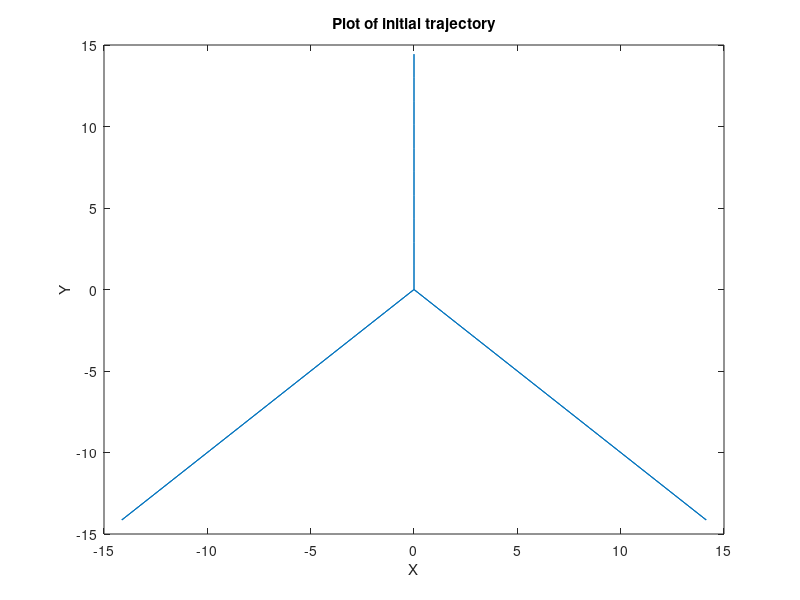
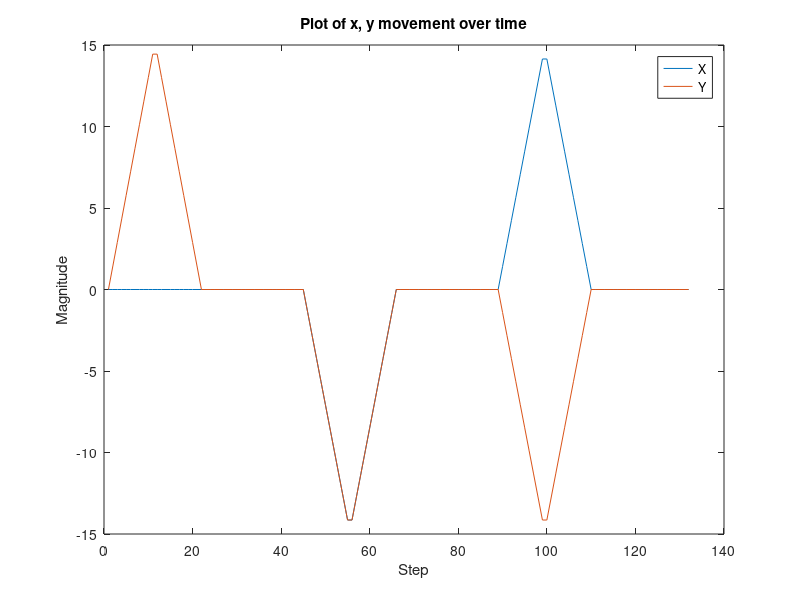

Reproduce these figures in MATLAB, in order. (Note: this script raises an error after producing the figures.)
%% Create inputs for initial Jacobian
%The idea is that 90deg is the neutral position. Each motor activates in a
%series going 10 degrees

%on the actual robot this is what we would feed into it to get that first
%Jacobian. 

%create a bunch of blocks I can throw together
b1 = [90:100, 100:-1:90];  
b2 = ones(1,length(b1))*90;  

%create actual q's
q1 = [b1 -b1 b2 b2 b2 b2]; 
q2 = [b2 b2 b1 -b1 b2 b2];  
q3 = [b2 b2 b2 b2 b1 -b1]; 

%plot q's
% figure()
% plot(q1); hold on; 
% plot(q2); hold on; 
% plot(q3); 
% title('Plot of q values')
% xlabel('Step')
% ylabel('degree')

%% Create outputs for initial Jacobian
%On the actual robot we would read these values from the above inputs, just
%going to worry about x and y (don't care where we are in z)
% assume following string placement q1: 90deg, q2: 225deg, q3: 315deg

%initialize each matrix
x(1) = 0;
y(1) = 0;
for i = (2:length(q1))
   if i <=22
       y(i) = y(i-1)+14.44/10*(q1(i)-q1(i-1));
       x(i) = 0;
   elseif (i > 22 && i <= 44)
       y(i) = 0; 
       x(i) = 0; 
   elseif (i > 44 && i <=66)
       x(i) = x(i-1)+2*cos(5*pi/4)*(q2(i)-q2(i-1));  
       y(i) = y(i-1)+2*cos(5*pi/4)*(q2(i)-q2(i-1)); 
   elseif (i > 66 && i <= 88)
       y(i) = 0; 
       x(i) = 0;
   elseif (i > 88 && i <= 110)
       x(i) = x(i-1)+2*cos(7*pi/4)*(q3(i)-q3(i-1));  
       y(i) = y(i-1)-2*cos(7*pi/4)*(q3(i)-q3(i-1)); 
   elseif (i > 110)
       y(i) = 0; 
       x(i) = 0;
   end   
end

figure();
plot(x,y)
title('Plot of initial trajectory')
xlabel('X')
ylabel('Y')
figure();
plot(x); hold on; 
plot(y); hold on; 
title('Plot of x, y movement over time')
xlabel('Step')
ylabel('Magnitude')
legend('X','Y')

%% Create Q and P Matrices

Q = [q1; q2; q3]; 
P = [x; y]; 

%% Create A and B matrix, solve for initial Jacobian

display('the initial Jacobian is....'); 
Ji = B*Q'*inv(Q*Q') %We got it! 

%% Create Circular Trajectory
%create a circular trajectory
r=5; % radius
C=[0,0];
theta=0:2*pi/360:2*pi; % the angle
Traj=(r*[cos(theta')+C(1) sin(theta')+C(2)])'; %circular trajectory
Tx = Traj(1,:); 
Ty = Traj(2,:); 
%% Create 'actual' trajectory
%in the actual robot we would read the position of the end effector using
%our tracking system, use that data to update the Jacobian and then control
%our robot. In the case of using artifical data I have created a trajectory
%path that has white Gaussian noise with a signal to noise ratio of 10.
%This should replicate the fact that the robot will not exactly follow our
%path. 

% %Communication Systems Toolbox MUST be installed. 
ActTraj = awgn(Traj,30);
ActTraj(:,1) = [5;0]; %need to set initial position to zero
ActTraj(:,end) = [5;0];

%plot differences in data
figure();
subplot(2,1,1)
plot(theta,Tx,theta,ActTraj(1,:))
legend('Planned','Actual')
title('X data')
xlabel('Time')
ylabel('Magnitude')
subplot(2,1,2)
plot(theta,Ty,theta,ActTraj(2,:))
title('Y data')
xlabel('Time')
ylabel('Magnitude')

%% Show that we can create q's and Jacobians at each time step
%will run through each time step and calculate the new Jacobian
%Traj(i) is the desired position on the path
%ActTraj(i) is the actual position on the path
%deltaQ(i) is the change in q1,q2,q3 required to go from the ActTraj(i) to the Traj(i)
%ActQ(i) is the Q's at each time step
%J is the Jacobian with deltaQ = inv(J)*deltaTraj

%Read the initial values of Q and EE position at starting point
ActQ = [90; 90; 90]; %assume we start at neutral Q which is 90,90,90

%In the actual robot we read the EE poisition but instead we just used the
%ActTraj we setup

%setup deltaQ matrix
deltaQ = [0;0;0]; 
TestTraj= [0;0]; 

%Running a test to make sure everything works 
deltaTraj = [5;0];

%number of time steps we want between calculating online Jacobian
n = 361;

%set J = Ji so the initial Jacobian is still accessible 
J = Ji; 

k = 0; %counter

for i = (2:length(theta))
    %we want to move to the next position on our planned trajectory
    %from our actual EE position
    deltaTraj(:,i) = Traj(:,i)-ActTraj(:,i-1); %3x1 vector
    %use the initial J matrix we found to solve for deltaQ needed
    deltaQ(:,i) = pinv(J)*deltaTraj(:,i); %3x1 vector
    %Find next Q 
    ActQ(:,i) = ActQ(:,i-1)+deltaQ(:,i); %3xi vector
    if ActQ(1,i) < 0
        ActQ(1,i) = 0;
    elseif ActQ(1,i) > 180
        ActQ(1,i) = 180;
    end
    if ActQ(2,i) < 0
        ActQ(2,i) = 0;
    elseif ActQ(2,i) > 180
        ActQ(2,i) = 180;
    end
    if ActQ(3,i) < 0
        ActQ(3,i) = 0;
    elseif ActQ(3,i) > 180
        ActQ(3,i) = 180;
    end
    
    %Creating a test traj, that shows the system compensating at each time
    %step to get to planned trajectory
    TestTraj(:,i) = ActTraj(:,i-1)+J*deltaQ(:,i);
    
    %send some command to servos to go to next Q position
    %DO STUFF HERE

    if i > n+1 && k > n  
        %Calculate next Jacobian using last n time steps
        mX = (deltaQ(:,i-n+1:i)); %retrieve a nx3 matrix from ActQ
        B = (ActTraj(:,i-n+1:i)); %retrieve a nx3 matrix from ActTraj
        [mX,idx] = licols(mX); %get linearly ind. matrix from mX
        %use idx to create linerly ind. B matrix from B
        for j = 1:length(idx)
            if j ==1
                mB = B(:,idx(j)); 
            else 
                mB = [mB B(:,idx(j))];
            end
        end
        J = (mB*mX'*inv(mX*mX'))%Solve for new J;
        k = 0; 
    else
        k = k+1; 
    end 
end
    
figure()
plot(Traj(1,:),Traj(2,:)); 
hold on; 
plot(TestTraj(1,:),TestTraj(2,:)); 
xlabel('X Position') 
ylabel('Y Position')
legend('Planned Path','Controlled Path')
title('Plot of Planned Path and Controlled Path')


figure()
plot(deltaTraj(1,:))
hold on; 
plot(deltaQ(1,:))
hold on;
plot(deltaTraj(2,:))
hold on; 
plot(deltaQ(2,:))
hold on;
plot(deltaQ(3,:))
hold on;
xlabel('Time step') 
ylabel('Change in Q or Traj')
legend('X', 'q1', 'y','q2','q3')
title('Delta comparision')

figure() 
plot(theta,ActQ(1,:))
hold on; 
plot(theta, ActQ(2,:))
hold on; 
plot(theta,ActQ(3,:))
legend('q1','q2','q3')
xlabel('Time step') 
ylabel('degree')

%% Function to make a linearly independ matrix 
%Taken from: 
%https://www.mathworks.com/matlabcentral/answers/108835-how-to-get-only-linearly-independent-rows-in-a-matrix-or-to-remove-linear-dependency-b-w-rows-in-a-m

function [Xsub,idx]=licols(X,tol)
%Extract a linearly independent set of columns of a given matrix X
%
%    [Xsub,idx]=licols(X)
%
%in:
%
%  X: The given input matrix
%  tol: A rank estimation tolerance. Default=1e-10
%
%out:
%
% Xsub: The extracted columns of X
% idx:  The indices (into X) of the extracted columns

     if ~nnz(X) %X has no non-zeros and hence no independent columns

         Xsub=[]; idx=[];
         return
     end

     if nargin<2, tol=1e-10; end

       [Q, R, E] = qr(X,0); 

       if ~isvector(R)
        diagr = abs(diag(R));
       else
        diagr = R(1);   
       end

       %Rank estimation
       r = find(diagr >= tol*diagr(1), 1, 'last'); %rank estimation

       idx=sort(E(1:r));

       Xsub=X(:,idx);   
end